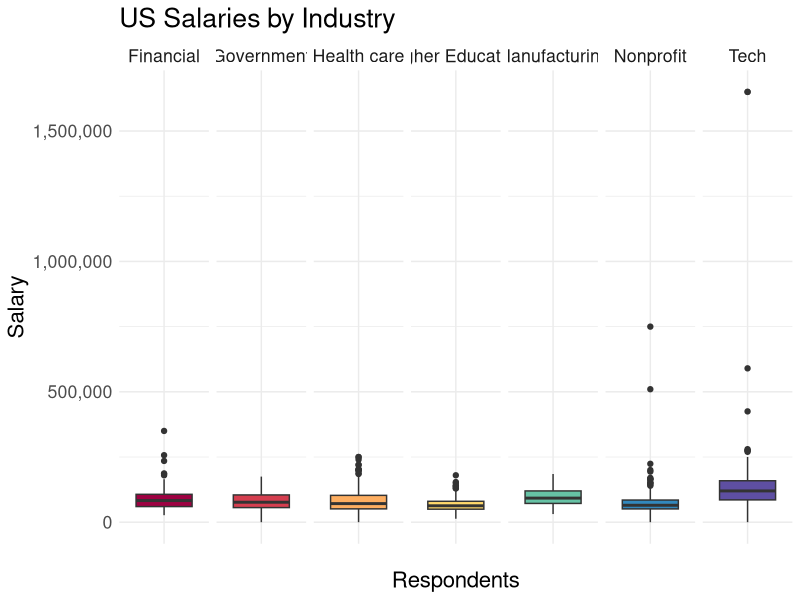
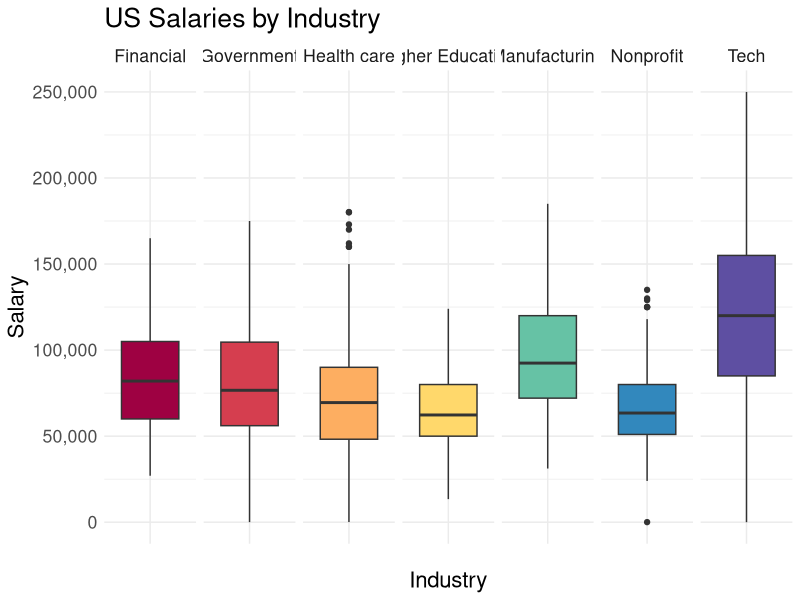
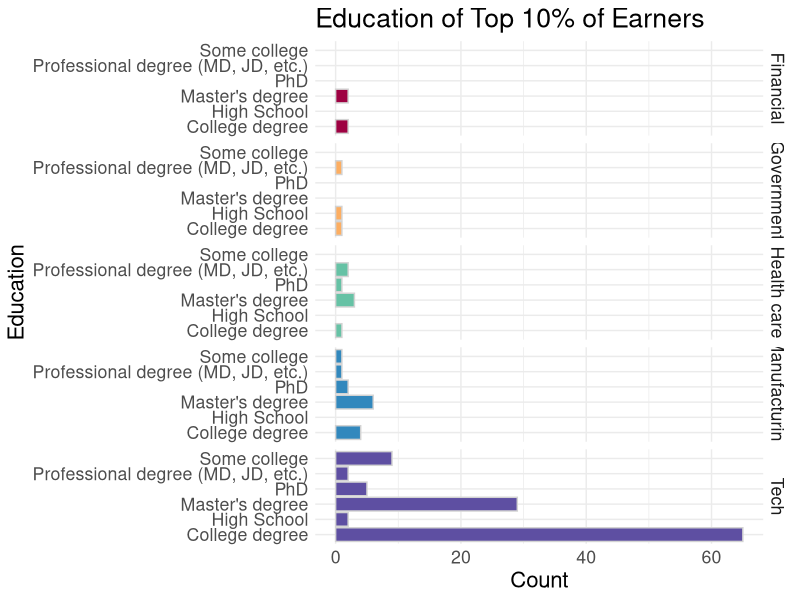
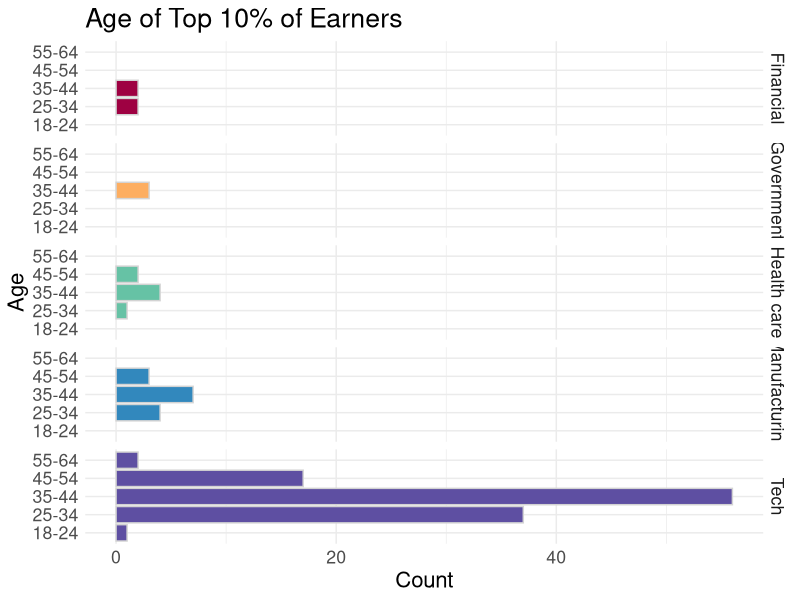
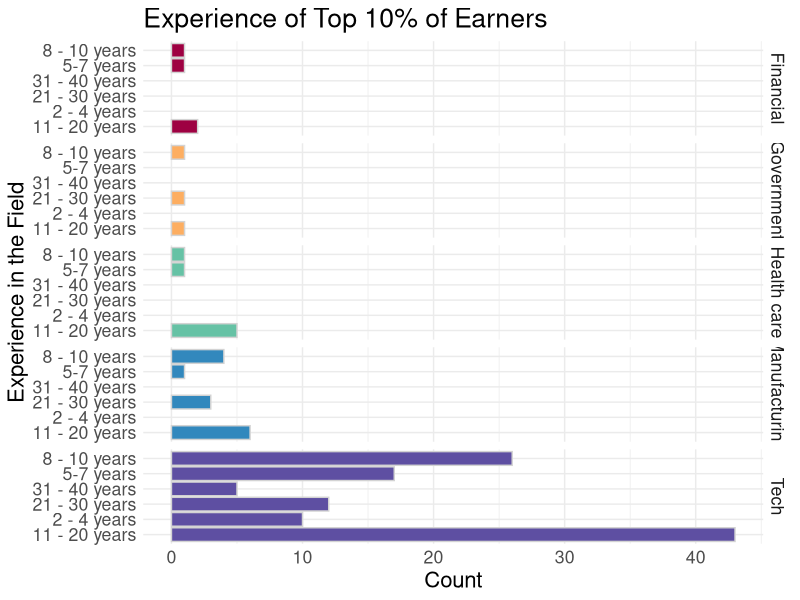
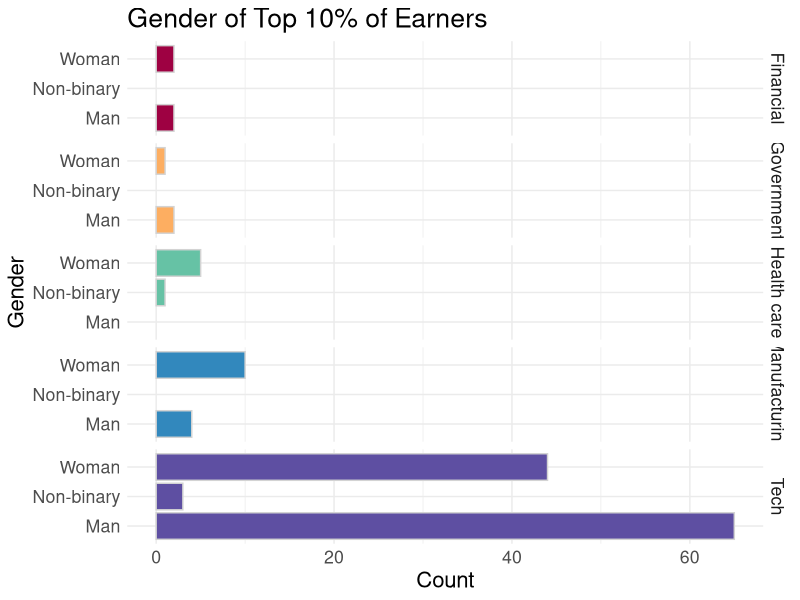
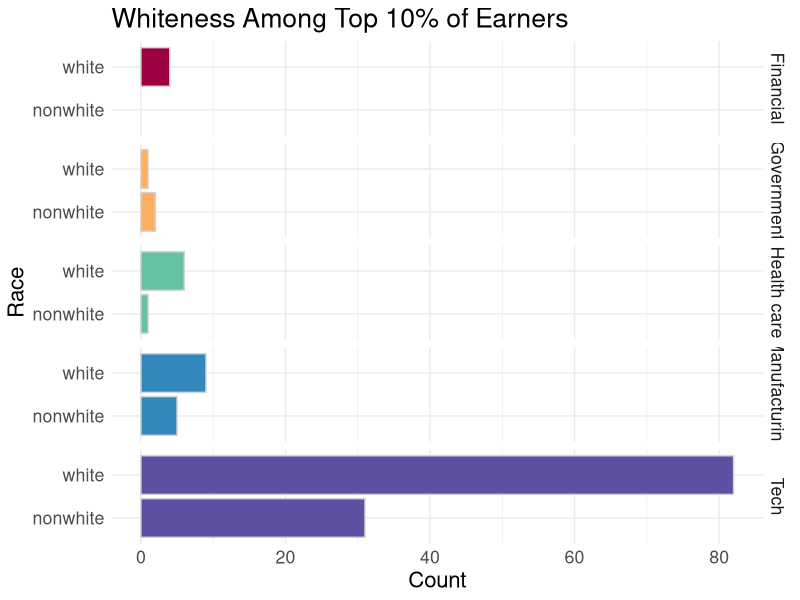
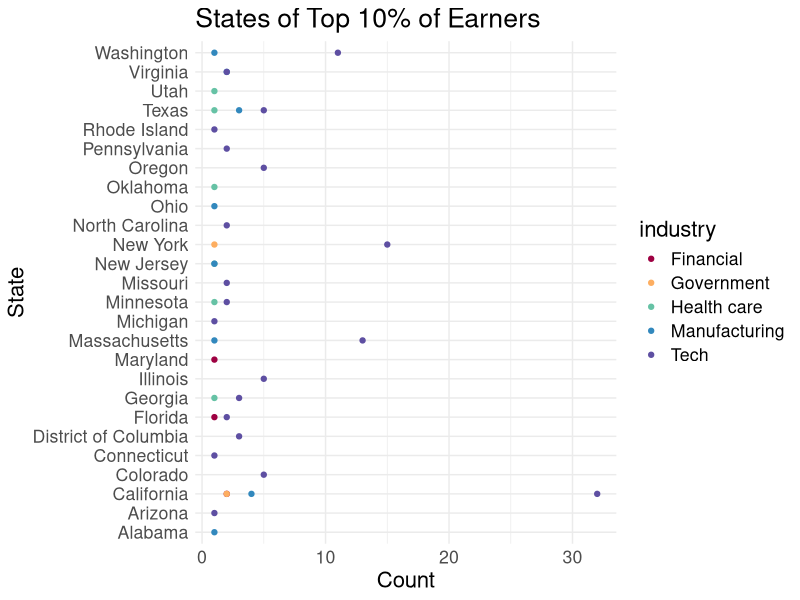

R code for these plots, in order:
## ---- chunk 1
knitr::opts_chunk$set(echo = TRUE)
## ---- chunk 2
library(ggplot2)
library(tidyverse)
library(scales)
library(psych)
library(ggpubr)
library(car)
library(knitr)
library(rmarkdown)
## ---- chunk 3
salaries <- read.csv("clean_salaries.csv")

# remove "X" index column
salaries <- (subset(salaries, select = -c(X)))

# remove where country is not United States
salaries <- salaries[salaries$country == 'United States',]

# remove where currency is not USD
salaries <- salaries[salaries$currency == 'USD',]

# drop other currency column
salaries <- (subset(salaries, select = -c(other_currency)))

# convert categorical variables to factors
salaries$gender <- as.factor(salaries$gender)
salaries$race <- as.factor(salaries$race)
salaries$multiracial <- as.factor(salaries$multiracial)
salaries$state <- as.factor(salaries$state)
salaries$multistate <- as.factor(salaries$multistate)
salaries$industry <- as.factor(salaries$industry)
salaries$age_range <- as.factor(salaries$age_range)
salaries$all_experience <- as.factor(salaries$all_experience)
salaries$field_experience <- as.factor(salaries$field_experience)
salaries$job <- as.factor(salaries$job)
salaries$education.level <- as.factor(salaries$education.level) # column naming?

# Look at white vs. non-white - create categories 
# Would keep the more granular data if I was doing a more granular analysis

# if white and not multiracial = white, otherwise = nonwhite
white_salaries <- subset(salaries, (multiracial== "No"))
white_salaries <- subset(white_salaries, !(race != "White"))

# create new column for white vs. nonwhite
salaries <- transform(
  salaries, whiteness = ifelse(id %in% white_salaries$id, "white", "nonwhite"))
salaries$whiteness <- as.factor(salaries$whiteness)

# drop the original race column
salaries <- (subset(salaries, select = -c(race)))

# drop records associated with more than one state (not looking into this aspect of the data and this will simplify de-duplication)
salaries <- salaries[!(salaries$multistate=="Yes"),]
# drop column for multistate
salaries <- (subset(salaries, select = -c(multistate)))

# drop context columns
salaries <- (subset(salaries, select = -c(income_context)))
salaries <- (subset(salaries, select = -c(job_context)))

# Select industries where there are at least 100 people (meaningful sample of respondents)
# ** Here we create salaries2 **
industry_count <- table(salaries$industry)
salaries2 <- subset(salaries, industry %in% names(industry_count[industry_count > 100]))

# How many industries do we have now? (originally 70)
# length(unique(salaries2$industry)) # down to 7

# remove duplicates
salaries <- salaries[!duplicated(salaries$id), ]

# double check for duplicates
n_occur <- data.frame(table(salaries$id))
# n_occur[n_occur$Freq > 1,] # no duplicates left

## ---- chunk 4
# Start with visual inspection 

# build pretty palette:
ppretty <- c("#9e0142", "#d53e4f", "#fdae61", "#ffd86b", "#66c2a5", "#3288bd", "#5e4fa2")

# create boxplot
bp <- ggplot(salaries2, aes(x="", y=annual_salary, group=industry)) + 
  geom_boxplot(aes(fill=industry)) + theme_minimal()
bp <- bp + scale_y_continuous(labels = label_comma())
bp <- bp + facet_grid(. ~ industry)
bp <- bp + scale_fill_manual(values=ppretty)
bp <- bp + theme(legend.position="none") # Remove legend
bp <- bp + theme(text = element_text(size=16), axis.title=element_text(size=16)) 
bp <- bp + labs(title = "US Salaries by Industry", x= "Respondents", y= "Salary")
bp

## ---- chunk 5
# create a function to replicate outlier conditions
find_outlier <- function(x) {
  return(x < quantile(x, .25) - 1.5*IQR(x) | x > quantile(x, .75) + 1.5*IQR(x))
}

# create column to indicate suspected outliers
salaries2 <- salaries2 %>%
        group_by(industry) %>%
        mutate(outlier = ifelse(find_outlier(annual_salary), "Yes", "No"))

# create subset to work with where the outliers are removed
# ** Here we create salaries3 **
salaries3 <- salaries2[salaries2$outlier == 'No',]

# create a new boxplot using data without outliers
bp2 <- ggplot(salaries3, aes(x="", y=annual_salary, group=industry)) + 
  geom_boxplot(aes(fill=industry)) + theme_minimal()
bp2 <- bp2 + scale_y_continuous(labels = label_comma())
bp2 <- bp2 + facet_grid(. ~ industry)
bp2 <- bp2 + scale_fill_manual(values=ppretty)
bp2 <- bp2 + theme(legend.position="none") # Remove legend
bp2 <- bp2 + theme(text = element_text(size=16), axis.title=element_text(size=16)) 
bp2 <- bp2 + labs(title = "US Salaries by Industry", x= "Industry", y= "Salary")
bp2

## ---- chunk 6
# top 10% overall (independent of industry)
n <- 10
top_10p <- salaries3[salaries3$annual_salary > quantile(salaries3$annual_salary, prob=1-n/100),]
## ---- chunk 7
kable(unique(top_10p$industry)) 
## ---- chunk 8
# find the top 10% of earners within each industry
by_industry <- salaries3 %>% group_by(industry)
top_10p_industry <- by_industry[by_industry$annual_salary > quantile(by_industry$annual_salary, prob=1-n/100),]
## ---- chunk 9
# remove records without answers
top_10p_industry_plot1  <- top_10p_industry[!(top_10p_industry$education.level=="NaN"),]

# new pretty palette
ppretty2 <- c("#9e0142", "#fdae61", "#66c2a5", "#3288bd", "#5e4fa2")

h1 <- ggplot(top_10p_industry_plot1, aes(x=education.level, fill=industry)) + geom_histogram(stat="count", color="lightgrey")
h1 <- h1 + facet_grid(industry ~ .) + coord_flip() + theme_minimal()
h1 <- h1 + scale_fill_manual(values=ppretty2)
h1 <- h1 + theme(legend.position="none") # Remove legend
h1 <- h1 + theme(text = element_text(size=16), axis.title=element_text(size=16)) 
h1 <- h1 + labs(title = "Education of Top 10% of Earners", x= "Education", y= "Count")
h1
## ---- chunk 10
h2 <- ggplot(top_10p_industry, aes(x=age_range, fill=industry)) + geom_histogram(stat="count", color="lightgrey")
h2 <- h2 + facet_grid(industry ~ .) + coord_flip() + theme_minimal()
h2 <- h2 + scale_fill_manual(values=ppretty2)
h2 <- h2 + theme(legend.position="none") # Remove legend
h2 <- h2 + theme(text = element_text(size=16), axis.title=element_text(size=16)) 
h2 <- h2 + labs(title = "Age of Top 10% of Earners", x= "Age", y= "Count")
h2
## ---- chunk 11
h3 <- ggplot(top_10p_industry, aes(x=field_experience, fill=industry)) + geom_histogram(stat="count", color="lightgrey")
h3 <- h3 + facet_grid(industry ~ .) + coord_flip() + theme_minimal()
h3 <- h3 + scale_fill_manual(values=ppretty2)
h3 <- h3 + theme(legend.position="none") # Remove legend
h3 <- h3 + theme(text = element_text(size=16), axis.title=element_text(size=16)) 
h3 <- h3 + labs(title = "Experience of Top 10% of Earners", x= "Experience in the Field", y= "Count")
h3
## ---- chunk 12
# remove records without answers
top_10p_industry_plot2  <- top_10p_industry[!(top_10p_industry$gender=="NaN" | top_10p_industry$gender=="Other or prefer not to answer"),]

h4 <- ggplot(top_10p_industry_plot2, aes(x=gender, fill=industry)) + geom_histogram(stat="count", color="lightgrey")
h4 <- h4 + facet_grid(industry ~ .) + coord_flip() + theme_minimal()
h4 <- h4 + scale_fill_manual(values=ppretty2)
h4 <- h4 + theme(legend.position="none") # Remove legend
h4 <- h4 + theme(text = element_text(size=16), axis.title=element_text(size=16)) 
h4 <- h4 + labs(title = "Gender of Top 10% of Earners", x= "Gender", y= "Count")
h4
## ---- chunk 13
h5 <- ggplot(top_10p_industry, aes(x=whiteness, fill=industry)) + geom_histogram(stat="count", color="lightgrey")
h5 <- h5 + facet_grid(industry ~ .) + coord_flip() + theme_minimal()
h5 <- h5 + scale_fill_manual(values=ppretty2)
h5 <- h5 + theme(legend.position="none") # Remove legend
h5 <- h5 + theme(text = element_text(size=16), axis.title=element_text(size=16)) 
h5 <- h5 + labs(title = "Whiteness Among Top 10% of Earners", x= "Race", y= "Count")
h5
## ---- chunk 14
# remove records without answers
top_10p_industry_plot3  <- top_10p_industry[!(top_10p_industry$state=="NaN"),]

s1 <- ggplot(top_10p_industry_plot3, aes(x=state, fill=industry, color=industry)) + geom_point(stat="count") + coord_flip()
s1 <- s1 + scale_color_manual(values=ppretty2) + theme_minimal()
s1 <- s1 + theme(text = element_text(size=16), axis.title=element_text(size=16)) 
s1 <- s1 + labs(title = "States of Top 10% of Earners", x= "State", y= "Count")
s1
## ---- chunk 15
# Go back to using salaries3 (industries with at least 100 records + outliers removed)
# remove records without answers

salaries3_gender  <- salaries3[!(salaries3$gender=="NaN" | salaries3$gender=="Other or prefer not to answer" | salaries3$gender=="Non-binary"),] # drop non-binary for two sample t-test
## ---- chunk 16
# check for normal distribution visually

qq1 <- ggqqplot(salaries3_gender, x = "annual_salary",
   color = "gender", palette = c("#9e0142", "#fdae61")) # not normally distributed
qq1 <- qq1 + theme(legend.position="bottom")
qq1 <- qq1 + theme(text = element_text(size=16), axis.title=element_text(size=16)) 
qq1 <- qq1 + labs(title = "Q-Q Plot for Industries with at least 100 responses")
qq1
## ---- chunk 17
shapiro.test(salaries3_gender$annual_salary)
## ---- chunk 18
# use F-test to see if variances are equal between groups
res.ftest <- var.test(annual_salary ~ gender, data = salaries3_gender)
res.ftest # way less than the significance level 0.05, therefore there is a significant difference between the two variances.
## ---- chunk 19
# Go back to using salaries (contains all industries and still contains outliers)
salaries_gender  <- salaries[!(salaries$gender=="NaN" | salaries$gender=="Other or prefer not to answer" | salaries$gender=="Non-binary"),] # drop non-binary for two sample t-test

# Need to remove outliers
# use previously defined outlier function
# create column to indicate suspected outliers
salaries_outliers_removed <- salaries_gender %>%
        mutate(outlier = ifelse(find_outlier(annual_salary), "Yes", "No"))

# create subset to work with where the outliers are removed
salaries_outliers_removed <- salaries_outliers_removed[salaries_outliers_removed$outlier == 'No',]
## ---- chunk 20
qq2 <- ggqqplot(salaries_outliers_removed, x = "annual_salary",
   color = "gender", palette = c("#9e0142", "#fdae61")) # not normally distributed
qq2 <- qq2 + theme(legend.position="bottom") 
qq2 <- qq2 + theme(text = element_text(size=16), axis.title=element_text(size=16)) 
qq2 <- qq2 + labs(title = "Q-Q Plot for all industries")
qq2

## ---- chunk 21
shapiro.test(salaries_outliers_removed$annual_salary)
## ---- chunk 22
# F-test
res.ftest2 <- var.test(annual_salary ~ gender, data = salaries_outliers_removed)
res.ftest2 # variance differs still, so we can't do a statistical examination

## ---- chunk 23
# comparing just men and women within industries with at least 100 respondents
bp3 <- ggplot(salaries3_gender, aes(x=gender, y=annual_salary, fill=gender)) + 
    geom_boxplot(width=0.4) + theme_minimal()
bp3 <- bp3 + theme(text = element_text(size=16), axis.title=element_text(size=16)) 
bp3 <- bp3 + scale_y_continuous(labels = label_comma()) 
bp3 <- bp3 + facet_wrap(industry ~ ., ncol=4) 
bp3 <- bp3 + scale_fill_manual(values=ppretty2)
bp3 <- bp3 + labs(title = "Pay Differences by Industry", x= "Gender", y= "Salary")
bp3 <- bp3 + theme(legend.position="none")
bp3
## ---- chunk 24
# table to list averages by industry
mean_salaries <- salaries3_gender %>% group_by(industry,gender) %>% 
  summarise(mean_salary = mean(annual_salary),
            .groups = 'drop') %>%
  as.data.frame()
kable(mean_salaries) 
## ---- chunk 25
# create a table to describe the pay gap by industry
pay_gap <- mean_salaries %>% group_by(industry) %>% mutate(pay_gap = mean_salary-lag(mean_salary,default=first(mean_salary)))
pay_gap <- (subset(pay_gap, select = c(industry, pay_gap)))
pay_gap <- pay_gap[!(pay_gap$pay_gap==0),]
kable(pay_gap) 
## ---- chunk 26
### What about salaries across the whole dataset?
stat <- salaries_outliers_removed %>% group_by(gender) %>% summarise(mean_annual_salary = mean(annual_salary)) 

bp4 <- ggplot(salaries_outliers_removed, aes(x=gender, y=annual_salary, fill=gender)) + 
    geom_boxplot(width=0.15) + 
    stat_summary(fun.y=mean, geom="point", color="white", fill="white") + 
    geom_text(data = stat, 
            aes(label = round(mean_annual_salary, 2), x = gender, y = mean_annual_salary - 0.1),
            vjust = 0, nudge_x = 0.22) +
    theme_minimal()
bp4 <- bp4 + theme(text = element_text(size=16), axis.title=element_text(size=16)) 
bp4 <- bp4 + scale_y_continuous(labels = label_comma()) 
bp4 <- bp4 + scale_fill_manual(values=ppretty2)
bp4 <- bp4 + labs(title = "US Salaries by Gender", x= "Gender", y= "Salary")
bp4 <- bp4 + theme(legend.position="none")
bp4
## ---- chunk 27
pay_gap_all <- stat %>% mutate(pay_gap_all = mean_annual_salary-lag(mean_annual_salary,default=first(mean_annual_salary)))
pay_gap_all <- (subset(pay_gap_all, select = pay_gap_all))
pay_gap_all <- pay_gap_all[!(pay_gap_all$pay_gap_all==0),]
kable(pay_gap_all) 
## ---- chunk 28
# back to salaries2 (not subset by industries with at least 100 respondents)
# remove outliers
salaries2_outliers_removed <- salaries2 %>%
        mutate(outlier = ifelse(find_outlier(annual_salary), "Yes", "No"))
salaries2_outliers_removed <- salaries2_outliers_removed[salaries2_outliers_removed$outlier == 'No',]

# subset to only entry-level salaries
entry_salaries <- salaries2_outliers_removed[!(salaries2_outliers_removed$field_experience != "1 year or less"),]

# top 10% of entry salaries
n <- 10
entry_top_10p <- entry_salaries[entry_salaries$annual_salary > quantile(entry_salaries$annual_salary, prob=1-n/100),]

kable(unique(entry_top_10p$industry))
## ---- chunk 29
entry_top_10p <- (subset(entry_top_10p, select = -c(timestamp, country, currency, multiracial, job, outlier, add_compensation)))
kable(entry_top_10p)
## ---- chunk 30
salaries2 <- salaries2[!(salaries2$state=="NaN"),]

# remove outliers
salaries2_outliers_removed <- salaries2 %>%
        mutate(outlier = ifelse(find_outlier(annual_salary), "Yes", "No"))
salaries2_outliers_removed <- salaries2_outliers_removed[salaries2_outliers_removed$outlier == 'No',]

# plot the results
bp5 <- ggplot(salaries2_outliers_removed, aes(x=state, y=annual_salary, fill=state)) + 
  geom_boxplot() + theme_minimal() + coord_flip()
bp5 <- bp5 + scale_y_continuous(labels = label_comma())
bp5 <- bp5 + theme(legend.position="none") # Remove legend
bp5 <- bp5 + theme(text = element_text(size=12), axis.title=element_text(size=16)) 
bp5 <- bp5 + labs(title = "US Salaries by State", x= "State", y= "Salary")
bp5 <- bp5 + theme(plot.title = element_text(size=18))
bp5
## ---- chunk 31
high_paying_states <- head(arrange(salaries2_outliers_removed,desc(annual_salary)), n = 50) #top 50 highest paying jobs
high_paying_states_list <- as.data.frame(unique(high_paying_states$state))
colnames(high_paying_states_list) <- c("High Paying States") 
kable(high_paying_states_list)
## ---- chunk 32
nonprofit_data <- filter(salaries2, industry == "Nonprofit")

nonprofit_data_outliers_removed <- nonprofit_data %>%
        mutate(outlier = ifelse(find_outlier(annual_salary), "Yes", "No"))

# create subset to work with where the outliers are removed
nonprofit_data_outliers_removed <- nonprofit_data_outliers_removed[nonprofit_data_outliers_removed$outlier == 'No',]

# plot the results
bp6 <- ggplot(nonprofit_data_outliers_removed, aes(x=state, y=annual_salary, fill=state)) + 
  geom_boxplot() + theme_minimal() + coord_flip()
bp6 <- bp6 + scale_y_continuous(labels = label_comma())
bp6 <- bp6 + theme(legend.position="none") # Remove legend
bp6 <- bp6 + theme(text = element_text(size=12), axis.title=element_text(size=16)) 
bp6 <- bp6 + labs(title = "US Nonprofit Salaries by State", x= "State", y= "Salary")
bp6 <- bp6 + theme(plot.title = element_text(size=18))
bp6
## ---- chunk 33
high_paying_states_nonprofit <- head(arrange(nonprofit_data_outliers_removed,desc(annual_salary)), n = 50) #top 50 highest paying jobs
high_paying_states_nonprofit <- as.data.frame(unique(high_paying_states_nonprofit$state))
colnames(high_paying_states_nonprofit) <- c("High Paying States (Non-Profits)") 
kable(high_paying_states_nonprofit)
